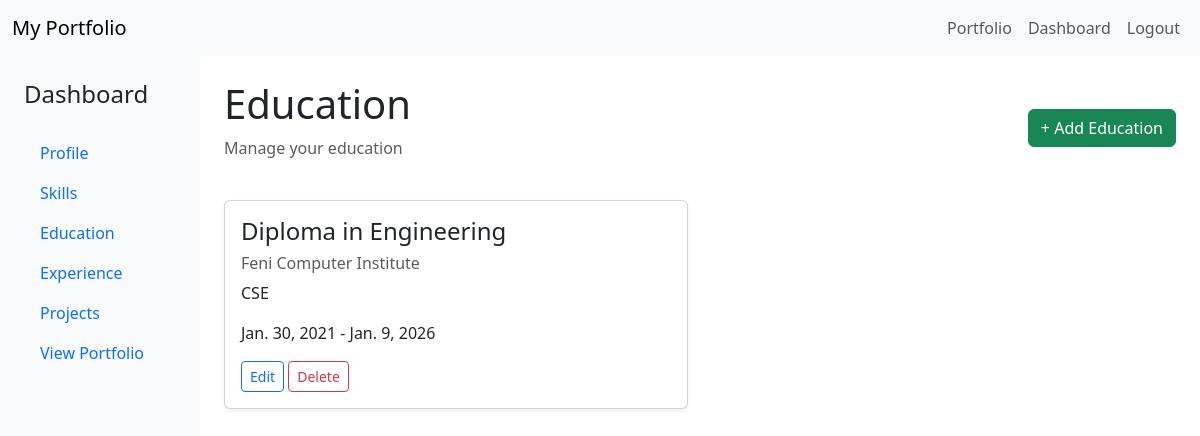
The app's page /portfolio/dashboard/education/ (signed in) with its own data.
### Portpolio/models.py (models this page shows, shortened)
class Education(models.Model):
    portfolio = models.ForeignKey(Portfolio, on_delete=models.CASCADE, related_name='educations')
    institution = models.CharField(max_length=255)
    degree = models.CharField(max_length=120)
    field_of_study = models.CharField(max_length=120)
    start_date = models.DateField()
    end_date = models.DateField(null=True, blank=True)

### Portpolio/views.py (the view)
# urls.py: path("dashboard/education/", show_education, name="education"),
@login_required
def show_education(request):
    educations = request.user.portfolio.educations.all()
    return render(request, "show_education.html", {"educations": educations})

### Portpolio/templates/show_education.html (shortened to what this page needs)
{% extends "dashboard.html" %}
{% block dashboard_content %}
<div class="d-flex justify-content-between align-items-center mb-4">
    <div>
        <h1>Education</h1>
        <p class="text-muted">
            Manage your education
        </p>
    </div>
    <a
        href="{% url 'add_education' %}"
        class="btn btn-success"
    >
        + Add Education
    </a>
</div>
<div class="row g-4">
    {% for education in educations %}
    <div class="col-md-6">
        <div class="card shadow-sm">
            <div class="card-body">
                <h4>
                    {{ education.degree }}
                </h4>
                <h6 class="text-muted">
                    {{ education.institution }}
                </h6>
                <p>
                    {{ education.field_of_study }}
                </p>
                <p>
                    {{ education.start_date }}
                    -
                    {{ education.end_date|default:"Present" }}
                </p>
                <a
                    href="{% url 'edit_education' education.id %}"
                    class="btn btn-outline-primary btn-sm"
                >
                    Edit
                </a>
                <a
                    href="{% url 'delete_education' education.id %}"
                    class="btn btn-outline-danger btn-sm"
                >
                    Delete
                </a>
            </div>
        </div>
    </div>
    {% empty %}
    <div class="alert alert-secondary">
        No education added yet.
    </div>
    {% endfor %}
</div>
{% endblock dashboard_content %}

### records on screen
Education: degree "Diploma in Engineering", institution "Feni Computer Institute", field_of_study "CSE", start_date "Jan. 30, 2021", end_date "Jan. 9, 2026"
